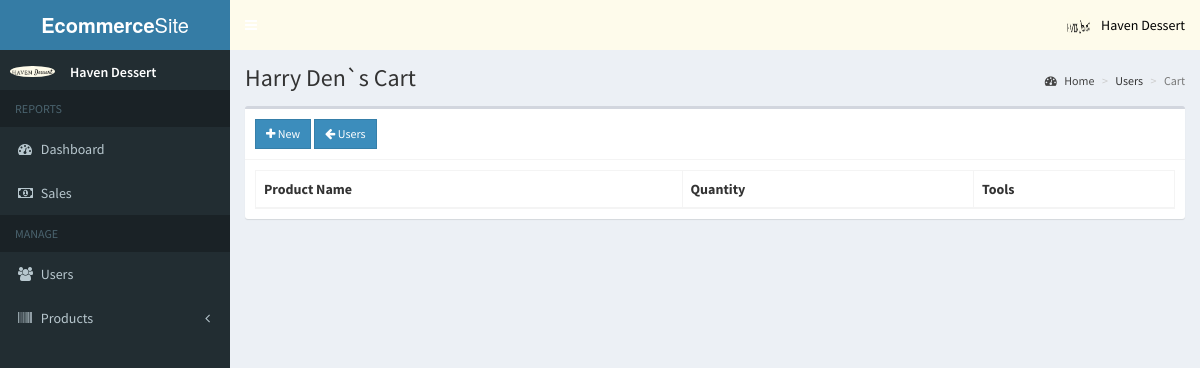
/admin/cart.php?user=2 (signed in), run on the app's committed database.
### tables this page shows
CREATE TABLE `users` (
  `id` int(11) NOT NULL,
  `email` varchar(200) NOT NULL,
  `password` varchar(60) NOT NULL,
  `type` int(1) NOT NULL,
  `firstname` varchar(50) NOT NULL,
  `lastname` varchar(50) NOT NULL,
  `address` text NOT NULL,
  `contact_info` varchar(100) NOT NULL,
  `photo` varchar(200) NOT NULL,
  `status` int(1) NOT NULL,
  `activate_code` varchar(15) NOT NULL,
  `reset_code` varchar(15) NOT NULL,
  `created_on` date NOT NULL
);

### admin/includes/session.php (called while the page is built, shortened)
<?php
	include '../includes/conn.php';
	$conn = $pdo->open();
	$stmt = $conn->prepare("SELECT * FROM users WHERE id=:id");
	$stmt->execute(['id'=>$_SESSION['admin']]);
	$admin = $stmt->fetch();
?>

### admin/cart.php (the view, shortened to what this page needs)
<?php include 'includes/session.php'; ?>
<?php
  if(!isset($_GET['user'])){
    header('location: users.php');
    exit();
  }
  else{
    $conn = $pdo->open();
    $stmt = $conn->prepare("SELECT * FROM users WHERE id=:id");
    $stmt->execute(['id'=>$_GET['user']]);
    $user = $stmt->fetch();
  }
?>
<?php include 'includes/header.php'; ?>
<body class="hold-transition skin-blue sidebar-mini">
<div class="wrapper">
  <?php include 'includes/navbar.php'; ?>
  <?php include 'includes/menubar.php'; ?>
  <div class="content-wrapper">
    <section class="content-header">
      <h1>
        <?php echo $user['firstname'].' '.$user['lastname'].'`s Cart' ?>
      </h1>
      <ol class="breadcrumb">
        <li><a href="#"><i class="fa fa-dashboard"></i> Home</a></li>
        <li>Users</li>
        <li class="active">Cart</li>
      </ol>
    </section>
    <section class="content">
      <div class="row">
        <div class="col-xs-12">
          <div class="box">
            <div class="box-header with-border">
              <a href="#addnew" data-toggle="modal" id="add" data-id="<?php echo $user['id']; ?>" class="btn btn-primary btn-sm btn-flat"><i class="fa fa-plus"></i> New</a>
              <a href="users.php" class="btn btn-sm btn-primary btn-flat"><i class="fa fa-arrow-left"></i> Users</a>
            </div>
            <div class="box-body">
              <table id="example1" class="table table-bordered">
                <thead>
                  <th>Product Name</th>
                  <th>Quantity</th>
                  <th>Tools</th>
                </thead>
              </table>
            </div>
          </div>
        </div>
      </div>
    </section>
  </div>
</div>
</body>
</html>

### admin/includes/navbar.php (shortened to what this page needs)
<header class="main-header">
  <a href="#" class="logo">
    <span class="logo-lg"><b>Ecommerce</b>Site</span>
  </a>
  <nav class="navbar navbar-static-top">
    <a href="#" class="sidebar-toggle" data-toggle="push-menu" role="button">
    </a>
    <div class="navbar-custom-menu">
      <ul class="nav navbar-nav">
        <li class="dropdown user user-menu">
          <a href="#" class="dropdown-toggle" data-toggle="dropdown">
            <img src="<?php echo (!empty($admin['photo'])) ? '../images/'.$admin['photo'] : '../images/profile.jpg'; ?>" class="user-image" alt="User Image">
            <span class="hidden-xs"><?php echo $admin['firstname'].' '.$admin['lastname']; ?></span>
          </a>
        </li>
      </ul>
    </div>
  </nav>
</header>

### admin/includes/menubar.php (shortened to what this page needs)
<aside class="main-sidebar">
  <section class="sidebar">
    <div class="user-panel">
      <div class="pull-left image">
        <img src="<?php echo (!empty($admin['photo'])) ? '../images/'.$admin['photo'] : '../images/profile.jpg'; ?>" class="img-circle" alt="User Image">
      </div>
      <div class="pull-left info">
        <p><?php echo $admin['firstname'].' '.$admin['lastname']; ?></p>
        <a><i class="fa fa-circle text-success"></i> Online</a>
      </div>
    </div>
    <ul class="sidebar-menu" data-widget="tree">
      <li class="header">REPORTS</li>
      <li><a href="home.php"><i class="fa fa-dashboard"></i> <span>Dashboard</span></a></li>
      <li><a href="sales.php"><i class="fa fa-money"></i> <span>Sales</span></a></li>
      <li class="header">MANAGE</li>
      <li><a href="users.php"><i class="fa fa-users"></i> <span>Users</span></a></li>
      <li class="treeview">
        <a href="#">
          <i class="fa fa-barcode"></i>
          <span>Products</span>
          <span class="pull-right-container">
            <i class="fa fa-angle-left pull-right"></i>
          </span>
        </a>
      </li>
    </ul>
  </section>
</aside>

### data on the page
users: photo (picture), firstname "Haven", lastname "Dessert"
users: firstname "Harry", lastname "Den"
